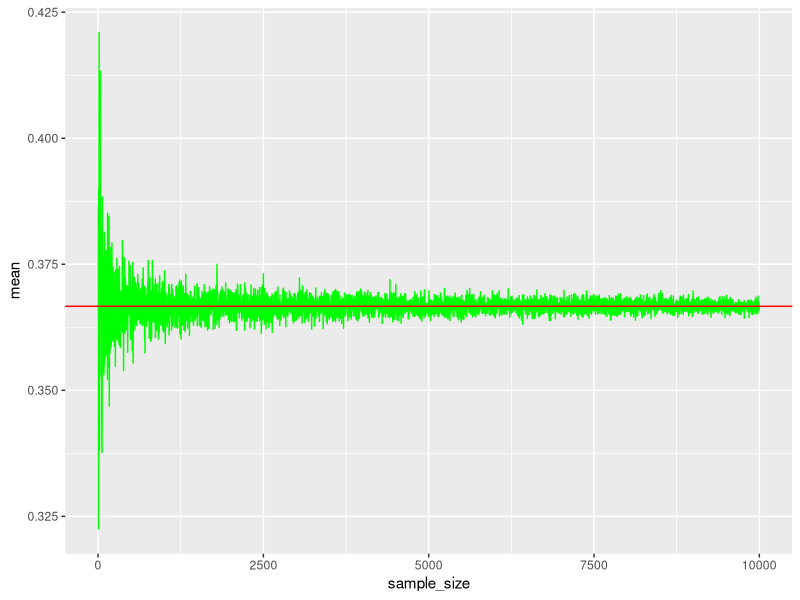
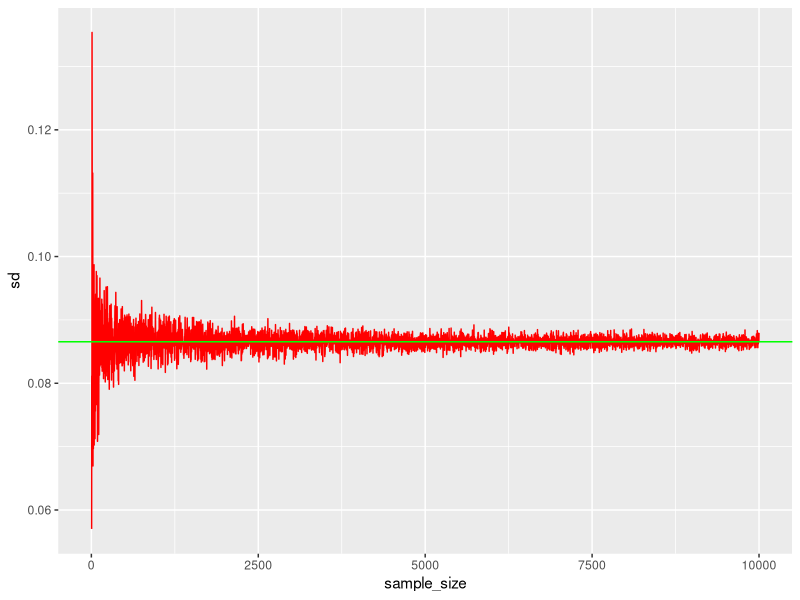
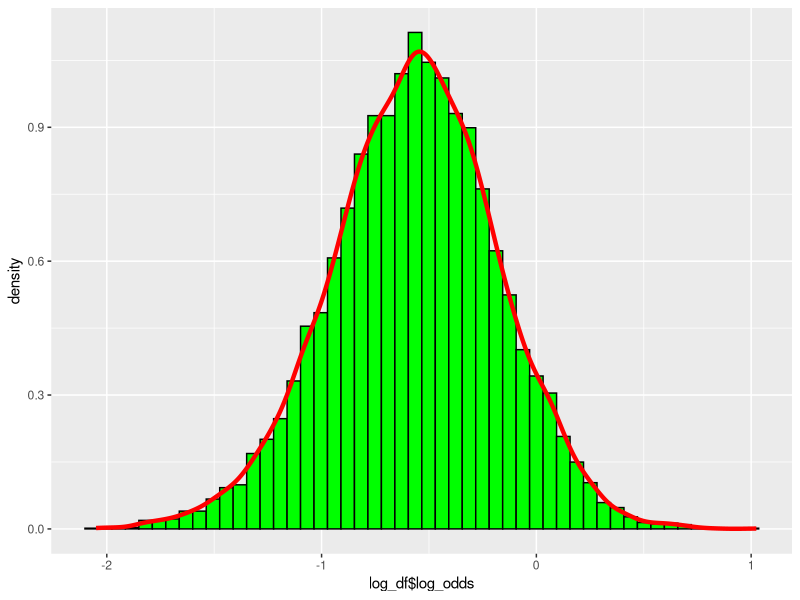
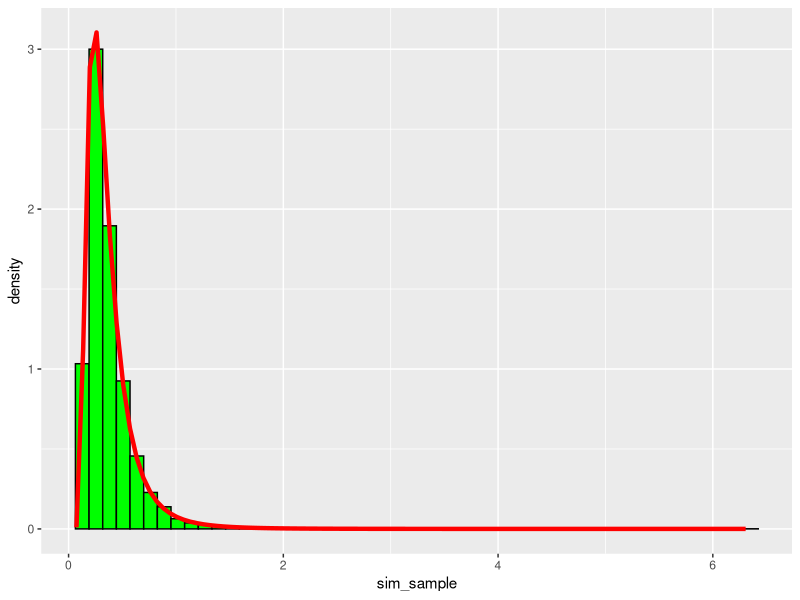
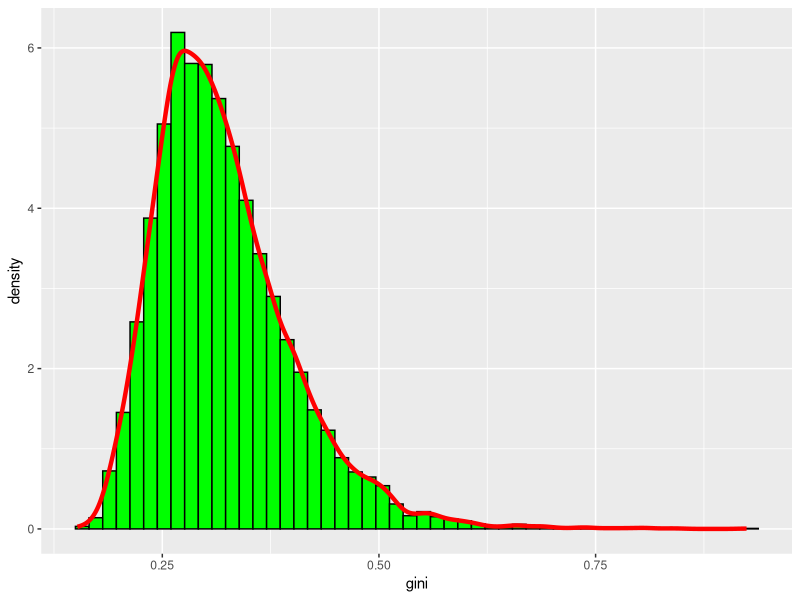
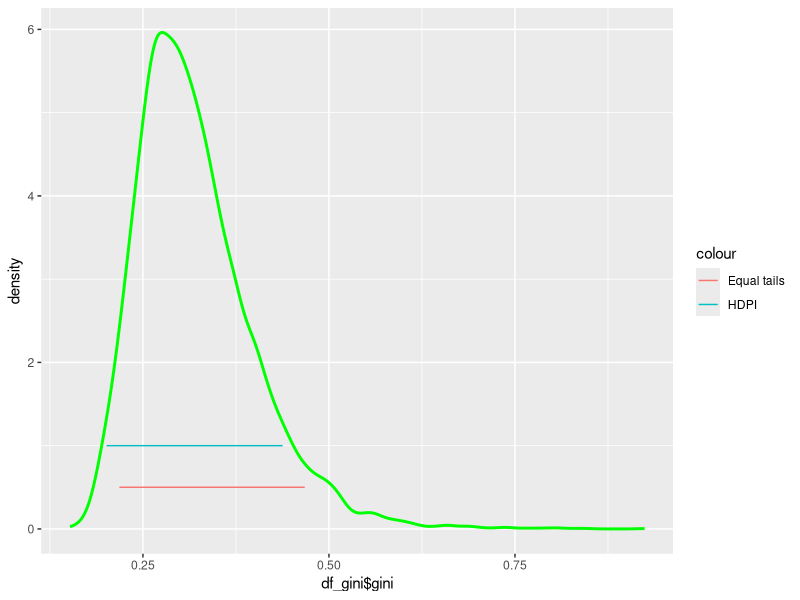
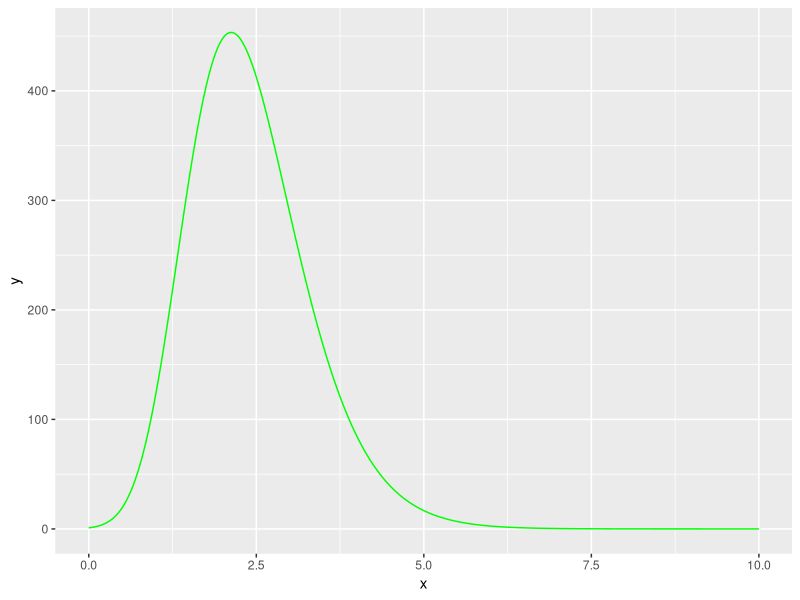

Recreate these plots in R, in order.
## ---- chunk 1
knitr::opts_chunk$set(echo = TRUE)
## ---- chunk 2
library(ggplot2)
set.seed(12345)

# Parameters given by the problem
s <- 8
n <- 24
f <- n - s
a_0 <- 3
b_0 <- a_0

# Derived values
a_pos <- a_0 + s
b_pos <- b_0 + f

# theoretical/ true values
t_mean <- a_pos/(a_pos + b_pos)
t_sd <- sqrt((a_pos * b_pos)/((a_pos + b_pos + 1) * (a_pos + b_pos)^2))

df <- data.frame("sample_size" = 1, "mean" = NA, "sd"  = NA)
draws <- seq(4, 10000, 2)
cnt <- 1

for(i in draws){
  rand_beta <- rbeta(i, a_pos, b_pos)
  df[cnt,] <- c(i, mean(rand_beta), sd(rand_beta))
  cnt <- cnt + 1
}


plot1 <- ggplot(df) +
  geom_line(mapping = aes(x = sample_size, y = mean), color = "green")+
  geom_hline(yintercept = t_mean, color = "red")

plot2 <- ggplot(df) +
  geom_line(mapping = aes(x = sample_size, y = sd), color = "red")+
  geom_hline(yintercept = t_sd, color = "green")

plot1
plot2

cat("The analytic value for the mean is: ", t_mean,"\nThe analytic value for the standard deviation is: ", t_sd)

## ---- chunk 3
# theoretical probability
set.seed(12345)
t_prob <- pbeta(0.4, a_pos, b_pos)

# Simulated probability
set.seed(12345)
sim_beta <- rbeta(10000, a_pos, b_pos)
sim_prob <- sum((sim_beta <= 0.4))/ length(sim_beta)

cat("The theoretical probability is: ", t_prob,"\nThe calculated probability is: ", sim_prob)

## ---- chunk 4
log_odds <- log(sim_beta/ (1-sim_beta))

log_df <- as.data.frame(log_odds)

plot3 <- ggplot(log_df)+
  geom_histogram(mapping = aes(x = log_df$log_odds, y = ..density..), bins = 50, fill = "green", color = "black")+
  geom_density(mapping = aes(x = log_df$log_odds), color = "red", size = 1.5)

plot3

# Are we supposed to show something else here. ASK DURING LAB SESSION
## ---- chunk 5
# Data provided
obs <- c(38, 20, 49, 58, 31, 70, 18, 56, 25, 78)
mu <- 3.8
n <- length(obs) - 1

# https://en.wikipedia.org/wiki/Inverse-chi-squared_distribution
# https://en.wikipedia.org/wiki/Scaled_inverse_chi-squared_distribution
# Information about the PDF and how to sample from the scaled inverse chi-square distribution
# X~scale-inv-chisq(nu, t^2) then X/(t^2 * nu) ~inv-chisq and the inv-chisq is just 1/X if X is chisq distributed

set.seed(12345)
rInvChisq <- function(draws, n, tau_sq){
  X <- rchisq(draws, n)
  sample <- (tau_sq * n)/X
  return(sample)
}

n_draw <- 10000
tau_sq <- sum((log(obs) - mu)^2)/n


sim_sample <- rInvChisq(n_draw, n, tau_sq)

# PDF of scaled inv chi-sq
# https://en.wikipedia.org/wiki/Scaled_inverse_chi-squared_distribution

scl_inv_chisq <- function(n, tau_sq, x){
  frac1 <- ((tau_sq * n/2)^(n/2))/(gamma(n/2))
  frac2 <- (exp((-n * tau_sq)/(2*x)))/(x^(1 + (n/2)))
  res <- frac1 * frac2
  return(res)
}


# Plotting to compare
df_sim_sample <- as.data.frame(sim_sample)

plot_chi_sq <- ggplot(df_sim_sample)+
  geom_histogram(mapping = aes(x = sim_sample, y = ..density..), bins = 50, fill = "green", color = "black")+
  stat_function(mapping = aes(x = sim_sample), fun = scl_inv_chisq, args = list(n = n, tau_sq = tau_sq), color = "red", size = 1.5)

plot_chi_sq
## ---- chunk 6
set.seed(12345)
gini <- (2 * pnorm(sqrt(sim_sample)/sqrt(2))) - 1
df_gini <- as.data.frame(gini)

plot_gini <- ggplot(df_gini)+
  geom_histogram(mapping = aes(x = gini, y = ..density..), bins = 50, fill = "green", color = "black")+
  geom_density(mapping = aes(x = gini, y = ..density..), color = "red", size = 1.5)

plot_gini

## ---- chunk 7
# Equal tail interval
equal_tail <- c(quantile(gini, 0.05), quantile(gini, 0.95))

#HPDI
kernel_density <- density(gini)
densities_df <- data.frame(x = kernel_density$x, density = kernel_density$y)
densities_df <- densities_df[order(densities_df$density, decreasing = TRUE), ]
# Must get the densities mass through cumulative sum
densities_df$cum_mass <- cumsum(densities_df$density)
cutoff <- 0.9 * tail(densities_df$cum_mass, 1)
densities_df <- densities_df[which(densities_df$cum_mass <= cutoff), ]

HDPI <- c(min(densities_df$x), max(densities_df$x))

cat("The equal tail interval is: ", equal_tail, "\nThe HDPI interval is: ", HDPI)

plot_density <- ggplot()+
  geom_density(mapping = aes(x = df_gini$gini, y = ..density..), color = "green", size = 1)+
  geom_segment(aes(x = equal_tail[1], y = 0.5, xend = equal_tail[2], yend = 0.5, colour = "Equal tails"))+
  geom_segment(aes(x = HDPI[1], y = 1, xend = HDPI[2], yend = 1, colour = "HDPI"))

plot_density
## ---- chunk 8
# data given
data <- c(-2.44, 2.14, 2.54, 1.83, 2.02, 2.33, -2.79, 2.23, 2.07, 2.02)
mu <- 2.39
lambda <- 1

# a)
posterior <- function(kappa, data){
  n <- length(data)
  fac1 <- (1/(besselI(kappa, 0)))^n
  fac2 <- exp(kappa * (sum(cos(data - mu)) - lambda))
  res <- fac1 * fac2
  return(res)
}

kappa_seq <- seq(0, 10, 0.01)

dist <- posterior(kappa_seq, data = data)
dist_df <- data.frame(x = kappa_seq ,y = dist)


plot_von_mises <- ggplot(dist_df)+
  geom_line(mapping = aes(x = x, y = y), color = "green")

plot_von_mises
## ---- chunk 9
mode <- dist_df[which.max(dist_df$y),]$x

cat("The approximate posterior mode of kappa is: ", mode)
